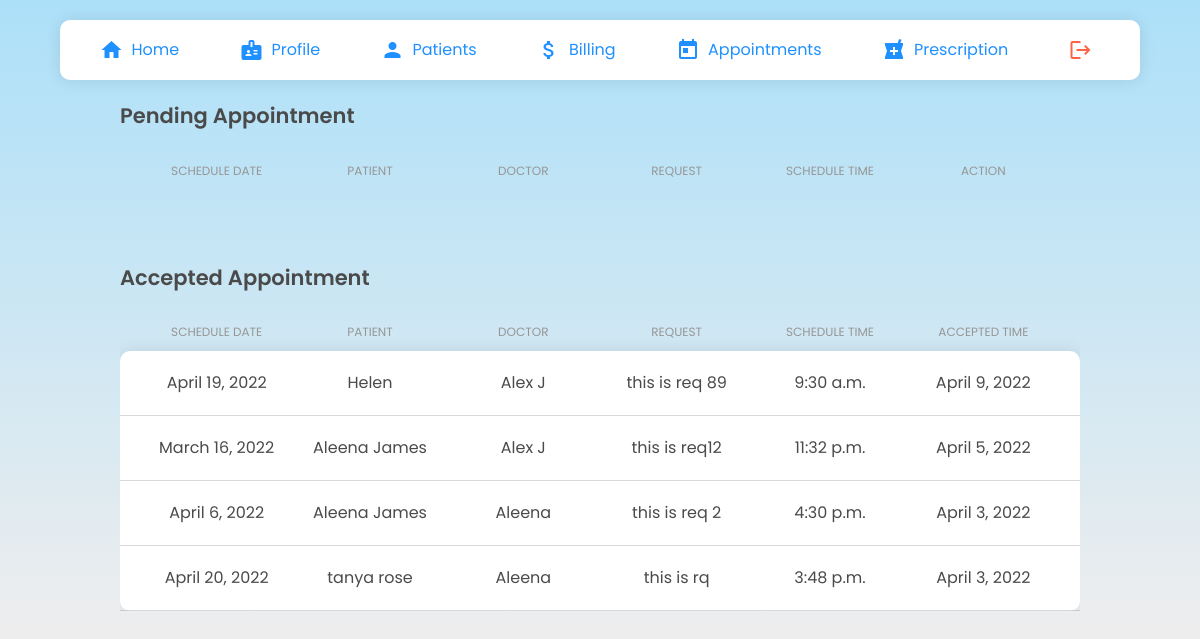
/doctors/manage-appt/ (signed in), run on an earlier commit of the app's database.
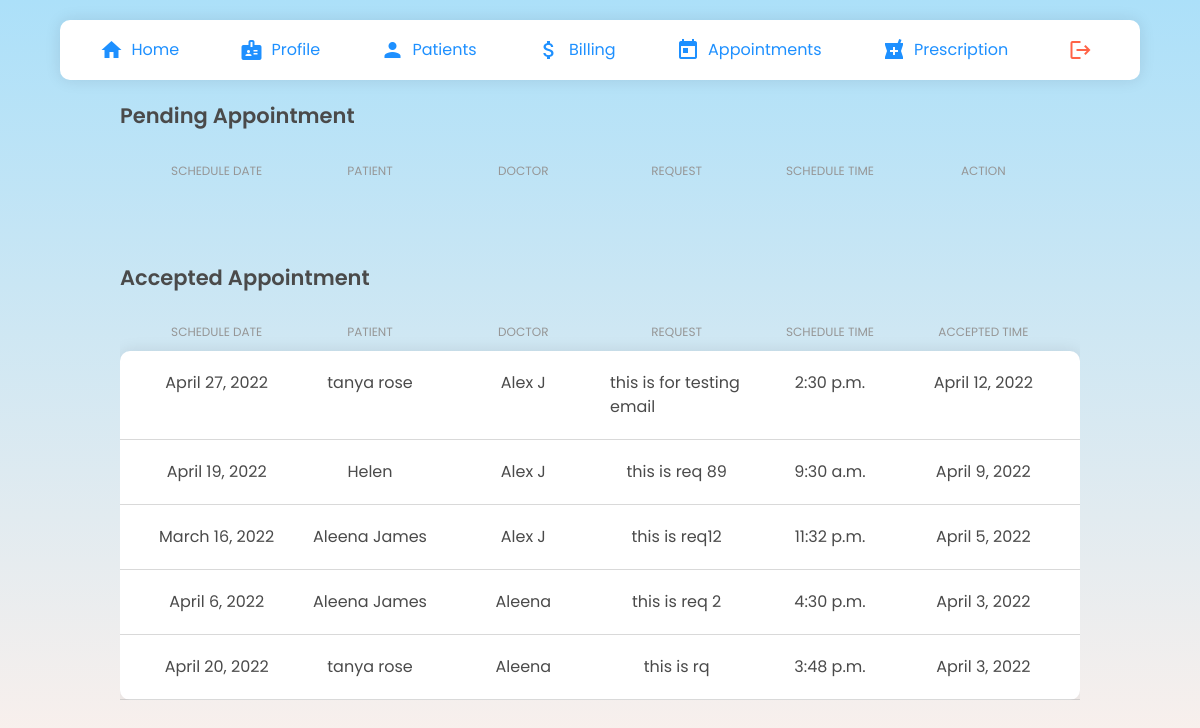
And on a later commit of the database.
### clinic/models.py (models this page shows, shortened)
class Schedule(models.Model):
    STATUS = ( ('Confirmed','Confirmed'), ('Cancel','Cancel'), ('Reschedule','Reschedule'), ('Attended','Attended'), ('Pending','Pending'))
    scheduleDate = models.DateField()
    scheduleTime = models.TimeField(blank=True,null=True)
    accepted = models.BooleanField(default=False)
    accepted_date = models.DateField(auto_now_add=False, null=True, blank=True)
    request = models.TextField(blank=True)
    status = models.CharField(null=True, max_length=10, choices=STATUS,blank=True)
    patient =  models.ForeignKey('patients.Patient', null=True, on_delete= models.CASCADE)
    doctor = models.ForeignKey('doctors.Doctors', null=True, on_delete=models.CASCADE)
    date_created= models.DateTimeField(auto_now_add=True, null=True)
    class Meta:
        ordering = ["-date_created"]

### patients/models.py (models this page shows, shortened)
class Patient(models.Model):
    user = models.OneToOneField(User, on_delete= models.CASCADE, primary_key= True)
    pname=models.CharField(max_length=200, null=True)
    age=models.CharField(max_length=4, null=True)
    gender= models.CharField(max_length=6, null=True)
    email=models.CharField(max_length=200, null=True)
    address= models.CharField(max_length=500, null=True)
    phone= models.CharField(max_length=13, null=True)
    date_created= models.DateTimeField(auto_now_add=True, null=True)

### doctors/models.py (models this page shows, shortened)
class Doctors(models.Model):
    ROLE = (
			('Doctor', 'Doctor'),
			('Staff', 'Staff'),
			)
    user = models.OneToOneField(User, on_delete= models.CASCADE, primary_key= True)
    dname = models.CharField(max_length=200, null=True)
    phone = models.CharField(max_length=200, null=True)
    email = models.CharField(max_length=200, null=True)
    date_created = models.DateTimeField(auto_now_add=True, null=True)
    role = models.CharField(max_length=200, null=True,choices=ROLE)
    specialisation = models.CharField(max_length=200, null=True)
    address= models.CharField(max_length=200, null=True)

### doctors/views.py (the view, shortened to what this page needs)
# urls.py: path('manage-appt/', Manageapt.as_view() ,name="manage-appt"),
class Manageapt(LoginRequiredMixin,ListView):
    template_name = "doctors/mng.html"
    model = Schedule
    context_object_name= "apt"
    def get_context_data(self,*args, **kwargs):
        context= super().get_context_data(**kwargs)
        apt = Schedule.objects.all()
        context.update({
            "title":"Manage Appointment"
        })
        return context

### doctors/templates/doctors/mng.html (shortened to what this page needs)
{% extends 'doctors/navbar.html' %} {% load static %} {% block head %}
<link rel="stylesheet" type="text/css" href="{% static 'css/manage.css' %}" />
<link rel="stylesheet" type="text/css" href="{% static 'css/components.css' %}" />
{% endblock %} {% block content %}
<div class="manageMain">
  <div class="adcTableContainer">
    <h3>Pending Appointment</h3>
    <div class="adcTable">
      <div class="adcRow adcHead">
        <div class="adcCell">Schedule Date</div>
        <div class="adcCell">Patient</div>
        <div class="adcCell">Doctor</div>
        <div class="adcCell">Request</div>
        <div class="adcCell">Schedule Time</div>
        <div class="adcCell">Action</div>
      </div>
    </div>
    <br />
    <br />
    <br />
    <h3>Accepted Appointment</h3>
    <div class="adcTable">
      <div class="adcRow adcHead">
        <div class="adcCell">Schedule Date</div>
        <div class="adcCell">Patient</div>
        <div class="adcCell">Doctor</div>
        <div class="adcCell">Request</div>
        <div class="adcCell">Schedule Time</div>
        <div class="adcCell">Accepted Time</div>
      </div>
      <div class="adcRowBody">
        {% for i in apt %}
            {% if i.accepted == True %}
            <div class="adcRow">
                <div class="adcCell">{{i.scheduleDate}}</div>
                <div class="adcCell">{{i.patient.pname}}</div>
                <div class="adcCell">{{i.doctor.dname}}</div>
                <div class="adcCell">{{i.request}}</div>
                <div class="adcCell">{{i.scheduleTime}}</div>
                <div class="adcCell">{{i.accepted_date}}</div>
            </div>
            {% endif %}
        {% endfor %}
      </div>
    </div>
  </div>
</div>
    {% endblock %}

### doctors/templates/doctors/navbar.html (shortened to what this page needs)
<!DOCTYPE html>
{% load static %}
<html>
  <head>
    <link rel="stylesheet" href="{% static 'css/style.css' %}" />
    <link rel="stylesheet" href="{% static 'css/register.css' %}" />
    <link
      rel="stylesheet"
      href="https://maxst.icons8.com/vue-static/landings/line-awesome/line-awesome/1.3.0/css/line-awesome.min.css"
    />
    <link
      rel="stylesheet"
      href="https://unicons.iconscout.com/release/v4.0.0/css/line.css"
    />
    <link
      rel="stylesheet"
      href="https://cdnjs.cloudflare.com/ajax/libs/bulma/0.6.0/css/bulma.min.css"
    />
    <link
      rel="stylesheet"
      href="https://maxcdn.bootstrapcdn.com/font-awesome/4.7.0/css/font-awesome.min.css"
    />
    <link rel="stylesheet" type="text/css" href="{% static 'css/nav.css' %}" />
    {% block head %} {% endblock %}
  </head>
  <body>
    <div class="navDoctor">
      <a href="{% url 'home' %}">
        <li><i class="material-icons">home</i>Home</li>
      </a>
      <a href="{% url 'profile' %}">
        <li><i class="material-icons">badge</i>Profile</li>
      </a>
      <a href="{% url 'patient' %}">
        <li><i class="material-icons">person</i>Patients</li>
      </a>
      <a href="{% url 'crtbill' %}">
        <li><i class="material-icons">attach_money</i>Billing</li>
      </a>
      <a href="{% url 'manage-appt' %}">
        <li><i class="material-icons">today</i>Appointments</li>
      </a>
      <a href="{% url 'crtprc' %}">
        <li><i class="material-icons">local_pharmacy</i>Prescription</li>
      </a>
      <a href="{% url 'logout' %}">
        <li class="logout"><i class="material-icons">logout</i></li>
      </a>
    </div>
    {% block content %} {% endblock %}
  </body>
</html>

### static/css/style.css (style rules this page uses)
body { margin: 0; padding: 0; box-sizing: border-box; font-family: "Poppins"; text-decoration: none; list-style-type: none; }

### static/css/register.css (style rules this page uses)
* { margin: 0; padding: 0; box-sizing: border-box; font-family: "Poppins", sans-serif; }
body { height: 100vh; background-image: linear-gradient(to top, #fff1eb 0%, #ace0f9 100%); overflow: auto; width: 100%; margin-top: 0%; align-items: center; justify-content: center; }

### static/css/nav.css (style rules this page uses)
.navDoctor { width: 90%; height: 60px; background-color: white; display: flex; align-items: center; justify-content: space-evenly; border-radius: 10px; margin: 20px 0; position: fixed; top: 0; left: 50%; transform: translate(-50%, 0); z-index: 10; transition: top 0.3s; box-shadow: rgba(17, 17, 26, 0.1) 0px 0px 16px; }
.navDoctor li { list-style: none; border: 1px solid white; padding: 8px 20px; color: dodgerblue; border-radius: 10px; cursor: pointer; display: flex; align-items: center; justify-content: center; }
.logout { background-color: white !important; color: tomato !important; }
.navDoctor a { text-decoration: none; }
.navDoctor li i { margin-right: 0.5rem; }

### static/css/manage.css (style rules this page uses)
.manageMain { margin: 100px auto 20px auto; width: 80%; }
.manageMain h3 { font-size: 21px; font-weight: 600; margin-bottom: 10px; }

### static/css/components.css (style rules this page uses)
.adcTable { display: flex; flex-direction: column; margin-top: 20px; }
.adcTable .adcRow { display: flex; justify-content: space-evenly; align-items: flex-start; border-bottom: 1px solid rgba(180, 180, 180, 0.5); padding: 10px 20px; }
.adcTable .adcRow .adcCell { width: 100%; padding: 10px; display: flex; align-items: center; justify-content: center; }
.adcTableContainer { width: 100%; overflow-x: auto; overflow-y: hidden; }
.adcTable .adcHead { border-bottom: none; padding: 0 20px; }
.adcHead .adcCell { text-transform: uppercase; font-size: 12px; color: rgb(150, 150, 150); padding: 0; }
.adcRowBody { box-shadow: rgba(17, 17, 26, 0.1) 0px 0px 16px; border-radius: 10px; background-color: white; }

What changed in the data, as far as the page shows it:
added Schedule: scheduleDate "April 27, 2022", patient.pname "tanya rose", doctor.dname "Alex J", request "this is for testing email", scheduleTime "2:30 p.m.", accepted_date "April 12, 2022"
